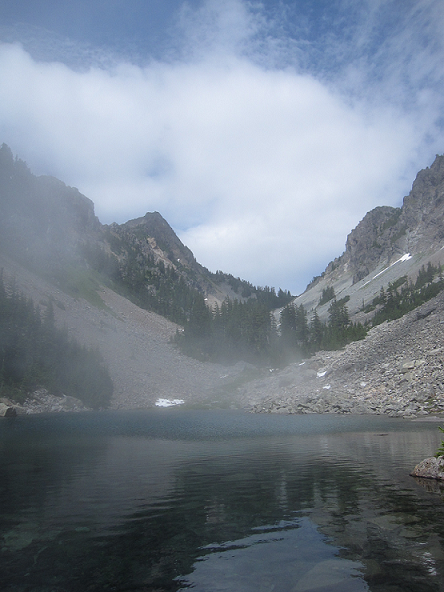
#> input picture data/MelakwaLake2.png, 444 x 592 px
$ python TransformationTester.py
#> lines starting #> are read from the running program, lines starting #| are printed output that depends on the picture
# -*- coding: utf-8 -*-
"""
Created on Sun Aug 27 15:33:20 2017

@author: HGY
"""
import numpy as np
from cyvlfeat.sift import sift
import matplotlib.pyplot as plt
from PIL import Image
from SIFTSimpleMatcher import SIFTSimpleMatcher
from RANSACFit import RANSACFit
from PairStitch import PairStitch

#%% Paths
saveFileName = '../results/MelakwaLake_pano.png'
img1Path = '../data/MelakwaLake2.png'
img2Path = '../data/MelakwaLake1.png'

#%% Load image
img1 = Image.open(img1Path, 'r')
#> img1 is the input picture: PIL image 444x592 RGBA; mean R, G, B, A 120.3, 131.2, 144.1, 255
img2 = Image.open(img2Path, 'r')
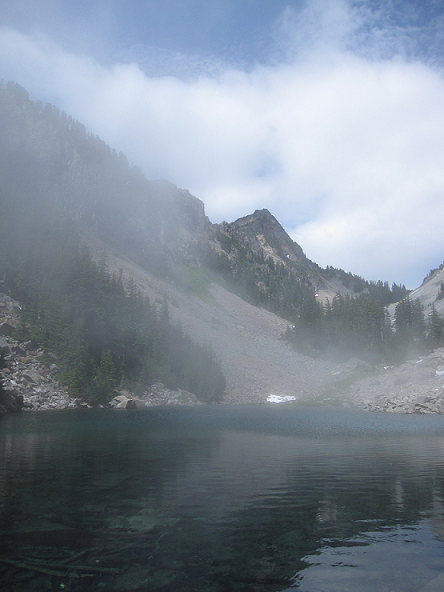
#> input picture data/MelakwaLake1.png, 444 x 592 px
#> img2 is the input picture: PIL image 444x592 RGBA; mean R, G, B, A 126.5, 137.5, 149.8, 255

#%% Feature detection
def swapcolumn(arr):
    # sweep sift index of [Y,X] -> [X,Y] for easy computation of affine transform
    swap = []
    swap.append(arr[:,1])
    swap.append(arr[:,0])
    swap = np.asarray(swap).T
    return swap

'''
Extracts a set of SIFT features from 'image'. 'image' must be float32 and
greyscale (either a single channel as the last axis, or no channel).

sift(image, n_octaves=None, n_levels=3,  first_octave=0,  peak_thresh=0,
         edge_thresh=10, norm_thresh=None,  magnification=3, window_size=2,
         frames=None, force_orientations=False, float_descriptors=False,
         compute_descriptor=False, verbose=False)
- compute_descriptors=True, computes the SIFT descriptors as well

Output
- frames : F x 4 array
    F is the number of keypoints (frames) used. This is the center
    of every dense SIFT descriptor that is extracted.
    Each column of frames is a feature frame and has the format [Y, X, S, TH]
    - (Y, X): the floating point center of the keypoint
    - S: the scale
    - TH: the orientation (in radians)

- descriptors : F x 128  array
    F is the number of keypoints (frames) used. The 128 length vectors
    per keypoint extracted, uint8 by default. Only returned if compute_descriptors=True

Ref: https://github.com/menpo/cyvlfeat/blob/master/cyvlfeat/sift/sift.py
'''

I = np.asarray(img1.convert('L')).astype('single')  # rgb2gray
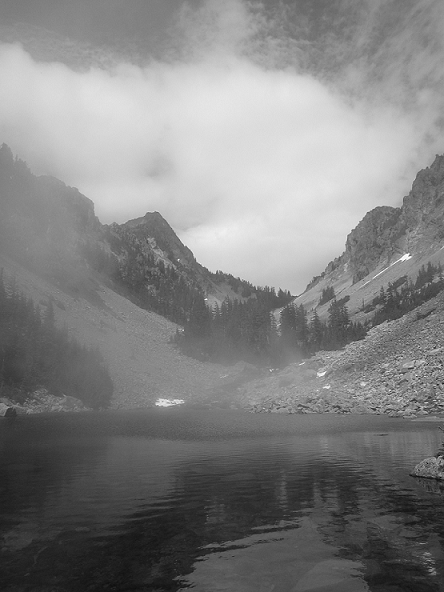
#> I: shape (592, 444) float32; min 2, max 255, mean 129.4
#> (the run stopped early here; a loop or call above may not have finished)
